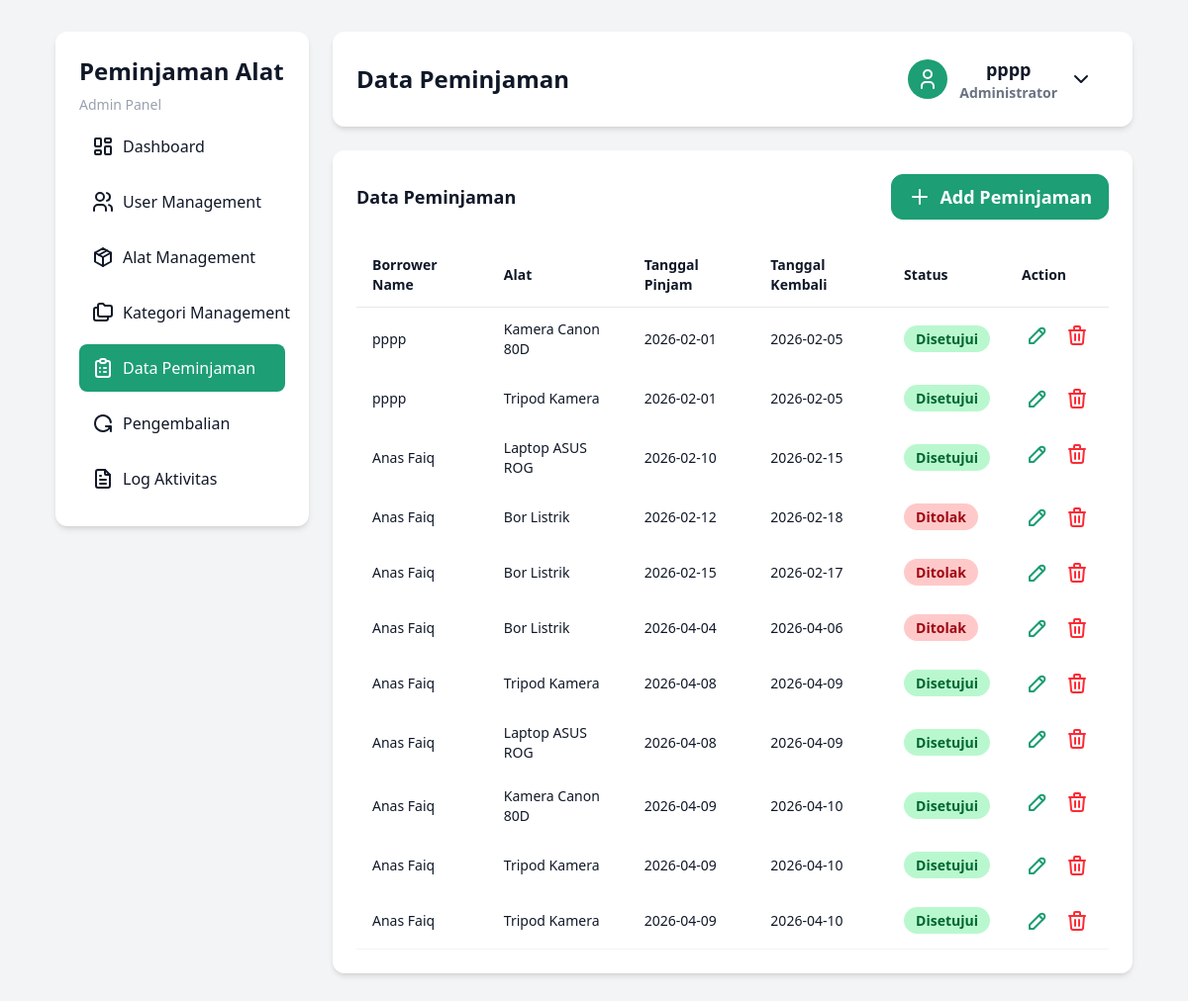
The page /pages/admin/data_peminjaman.php (signed in) on the database its author committed.
### tables this page shows
CREATE TABLE `users` (
  `id_user` int NOT NULL,
  `nama` varchar(100) NOT NULL,
  `username` varchar(100) NOT NULL,
  `password` varchar(255) NOT NULL,
  `role` enum('admin','petugas','peminjam') NOT NULL
);

CREATE TABLE `peminjaman` (
  `id_peminjaman` int NOT NULL,
  `id_user` int NOT NULL,
  `tanggal_pinjam` date NOT NULL,
  `tanggal_kembali_rencana` date NOT NULL,
  `status` enum('Menunggu','Disetujui','Ditolak') DEFAULT 'Menunggu',
  `total_biaya` int DEFAULT '0',
  `status_pembayaran` enum('Belum Dibayar','Lunas') DEFAULT 'Belum Dibayar',
  `created_at` timestamp NOT NULL DEFAULT CURRENT_TIMESTAMP
);

CREATE TABLE `alat` (
  `id_alat` int NOT NULL,
  `id_kategori` int NOT NULL,
  `nama_alat` varchar(150) NOT NULL,
  `kondisi` enum('Baik','Rusak Ringan','Rusak Berat') DEFAULT 'Baik',
  `harga_barang` int NOT NULL,
  `harga_sewa` int NOT NULL,
  `stok` int NOT NULL,
  `created_at` timestamp NOT NULL DEFAULT CURRENT_TIMESTAMP
);

### pages/admin/data_peminjaman.php (the view, shortened to what this page needs)
<?php
include '../../config/conn.php';
$id_user = $_SESSION['id_user'];
$query = mysqli_query(
    $conn,
    "SELECT peminjaman.*, users.nama AS nama_peminjam, alat.nama_alat, alat.id_alat, detail_peminjaman.jumlah, detail_peminjaman.id_alat AS detail_id_alat FROM peminjaman
         JOIN users ON peminjaman.id_user = users.id_user
         JOIN detail_peminjaman ON peminjaman.id_peminjaman = detail_peminjaman.id_peminjaman
         JOIN alat ON detail_peminjaman.id_alat = alat.id_alat
         "
);
$nama = mysqli_query($conn, "SELECT * FROM users WHERE id_user='$id_user'");
$data = mysqli_fetch_assoc($nama);
?>
<!DOCTYPE html>
<html lang="en">
  <head>
    <link rel="stylesheet" href="../../src/output.css" />
  </head>
  <body class="flex gap-6 min-h-screen w-full py-8 px-14">
    <?php
      include '../components/sidebar.php'
?>
    <main class="right-dashboard-section">
      <nav class="navbar">
        <p>Data Peminjaman</p>
        <div class="user-dropdown-wrapper">
          <button id="userBtn" class="user-dropdown-button">
            <div class="user-icon">
              <svg
                xmlns="http://www.w3.org/2000/svg"
                width="24"
                height="24"
                viewBox="0 0 24 24"
                fill="none"
                stroke="currentColor"
                stroke-width="2"
                stroke-linecap="round"
                stroke-linejoin="round"
              >
                <path d="M8 7a4 4 0 1 0 8 0a4 4 0 0 0 -8 0" />
                <path d="M6 21v-2a4 4 0 0 1 4 -4h4a4 4 0 0 1 4 4v2" />
              </svg>
            </div>
            <div class="user-account">
              <p><?= $data['nama'] ?></p>
              <span>Administrator</span>
            </div>
            <svg
              class="dropdown-arrow"
              xmlns="http://www.w3.org/2000/svg"
              width="24"
              height="24"
              viewBox="0 0 24 24"
              fill="none"
              stroke="currentColor"
              stroke-width="2"
              stroke-linecap="round"
              stroke-linejoin="round"
            >
              <path d="M6 9l6 6l6 -6" />
            </svg>
          </button>
        </div>
      </nav>
      <div class="main-card">
        <section class="search-section">
          <div class="top-equipment-section">
            <h3>Data Peminjaman</h3>
            <button id="addBtn">
              <svg
                xmlns="http://www.w3.org/2000/svg"
                width="24"
                height="24"
                viewBox="0 0 24 24"
                fill="none"
                stroke="currentColor"
                stroke-width="2"
                stroke-linecap="round"
                stroke-linejoin="round"
              >
                <path d="M12 5l0 14" />
                <path d="M5 12l14 0" />
              </svg>
              Add Peminjaman
            </button>
          </div>
        </section>
        <section class="equipment-table-section">
          <table class="crud-table">
            <thead>
              <tr>
                <td class="table-header">Borrower Name</td>
                <td class="table-header">Alat </td>
                <td class="table-header">Tanggal Pinjam</td>
                <td class="table-header">Tanggal Kembali</td>
                <td class="table-header">Status</td>
                <td class="table-header">Action</td>
              </tr>
            </thead>
            <tbody>
              <?php
while ($data = mysqli_fetch_assoc($query)) :
    $status = $data['status'];
    if ($status == "Menunggu") {
        $statusColor = "bg-yellow-200 text-yellow-800";
    } elseif ($status == "Disetujui") {
        $statusColor = "bg-green-200 text-green-800";
    } elseif ($status == "Ditolak") {
        $statusColor = "bg-red-200 text-red-800";
    } else {
        $statusColor = "bg-gray-200 text-gray-200";
    }
    ?>
              <tr>
                <td><?= $data['nama_peminjam'] ?></td>
                <td><?= $data['nama_alat'] ?></td>
                <td><?= $data['tanggal_pinjam'] ?></td>
                <td><?= $data['tanggal_kembali_rencana'] ?></td>
                <td class="equipment-status">
                  <span class="<?= $statusColor ?>"><?= $data['status'] ?></span>
                </td>
                <td class="button-wrapper">
                  <a href="#"
                     data-id="<?= $data['id_peminjaman']; ?>"
                     data-id-user="<?= $data['id_user']; ?>"
                     data-id-alat="<?= $data['id_alat']; ?>"
                     data-jumlah="<?= $data['jumlah']; ?>"
                     data-tanggal-pinjam="<?= $data['tanggal_pinjam']; ?>"
                     data-tanggal-kembali-rencana="<?= $data['tanggal_kembali_rencana']; ?>"
                     data-status="<?= $data['status']; ?>"
                     class="edit-button">
                    <svg
                      xmlns="http://www.w3.org/2000/svg"
                      width="24"
                      height="24"
                      viewBox="0 0 24 24"
                      fill="none"
                      stroke="currentColor"
                      stroke-width="2"
                      stroke-linecap="round"
                      stroke-linejoin="round"
                    >
                      <path
                        d="M4 20h4l10.5 -10.5a2.828 2.828 0 1 0 -4 -4l-10.5 10.5v4"
                      />
                      <path d="M13.5 6.5l4 4" />
                    </svg>
                  </a>
                  <a href="proses/proses-delete-peminjaman.php?id=<?= $data['id_peminjaman']; ?>"
                     class="delete-button"
                     onclick="return confirm('Yakin hapus peminjaman ini?')">
                  </a>
                </td>
              </tr>
              <?php endwhile; ?>
            </tbody>
          </table>
        </section>
      </div>
    </main>
  </body>
</html>

### rows shown on the page
users: nama "pppp"
peminjaman: id_user.nama "pppp", alat.nama_alat "Kamera Canon 80D", tanggal_pinjam "2026-02-01", tanggal_kembali_rencana "2026-02-05", status "Disetujui", alat.nama_alat "Tripod Kamera"
peminjaman: id_user.nama "Anas Faiq", alat.nama_alat "Laptop ASUS ROG", tanggal_pinjam "2026-02-10", tanggal_kembali_rencana "2026-02-15", status "Disetujui"
peminjaman: id_user.nama "Anas Faiq", alat.nama_alat "Bor Listrik", tanggal_pinjam "2026-02-12", tanggal_kembali_rencana "2026-02-18", status "Ditolak"
peminjaman: id_user.nama "Anas Faiq", alat.nama_alat "Bor Listrik", tanggal_pinjam "2026-02-15", tanggal_kembali_rencana "2026-02-17", status "Ditolak"
peminjaman: id_user.nama "Anas Faiq", alat.nama_alat "Bor Listrik", tanggal_pinjam "2026-04-04", tanggal_kembali_rencana "2026-04-06", status "Ditolak"
peminjaman: id_user.nama "Anas Faiq", alat.nama_alat "Tripod Kamera", tanggal_pinjam "2026-04-08", tanggal_kembali_rencana "2026-04-09", status "Disetujui"
peminjaman: id_user.nama "Anas Faiq", alat.nama_alat "Laptop ASUS ROG", tanggal_pinjam "2026-04-08", tanggal_kembali_rencana "2026-04-09", status "Disetujui"
peminjaman: id_user.nama "Anas Faiq", alat.nama_alat "Kamera Canon 80D", tanggal_pinjam "2026-04-09", tanggal_kembali_rencana "2026-04-10", status "Disetujui"
peminjaman: id_user.nama "Anas Faiq", alat.nama_alat "Tripod Kamera", tanggal_pinjam "2026-04-09", tanggal_kembali_rencana "2026-04-10", status "Disetujui"
peminjaman: id_user.nama "Anas Faiq", alat.nama_alat "Tripod Kamera", tanggal_pinjam "2026-04-09", tanggal_kembali_rencana "2026-04-10", status "Disetujui"
